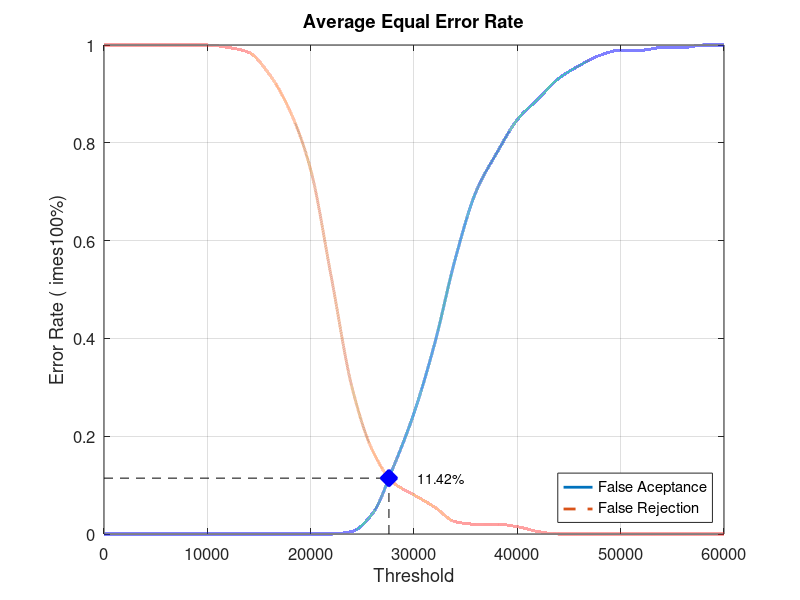
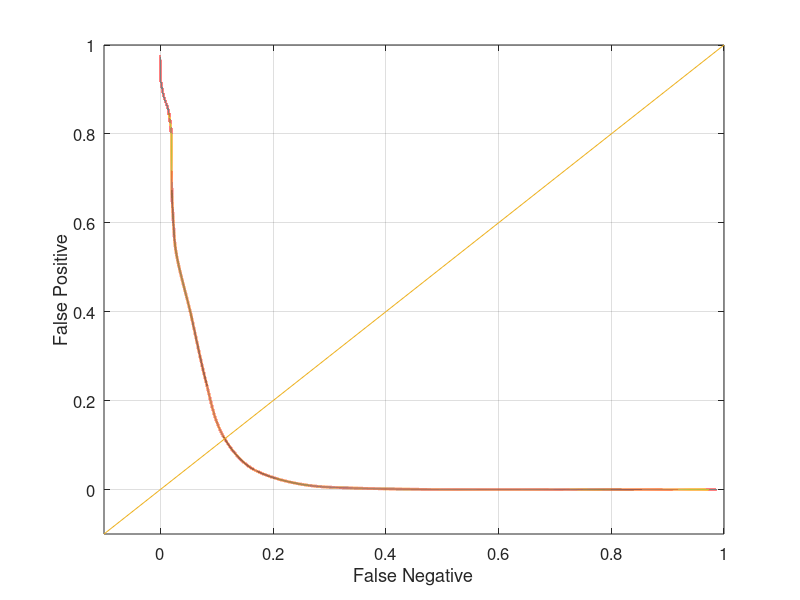

MATLAB code for these plots, in order:
close all;
clear;
clc;
x = 0:2000:60000;
xq = 0:0.5:60000;

y0 = [0 0 0 0 0 0 0 0 0 0 0 0 0.00526316 0.0421053 0.136842 0.247368 0.389474 0.563158 0.7 0.778947 0.847368 0.889474 0.931579 0.957895 0.978947 0.989474 0.989474 0.994737 0.994737 1 1]
yy0 = interp1(x, y0, xq, 'pchip');
y1 = [1 1 1 1 1 1 0.995 0.985 0.94 0.865 0.745 0.525 0.3 0.17 0.105 0.08 0.055 0.025 0.02 0.02 0.015 0.005 0 0 0 0 0 0 0 0 0]
yy1 = interp1(x, y1, xq, 'pchip');

% Calculating EER: 
y2 = abs(y0 - y1);
find(y2 == min(y2))
yy2 = abs(yy0 - yy1);
xEER = find(yy2 == min(yy2));
xEERIndex = xq(xEER) % X-axis EER
yEER = yy0(xEER) % Y-axis EER

main = figure
plot(xq, yy0,'-','LineWidth', 2);	hold on
plot(xq, yy1,'--','LineWidth', 2);	hold on
plot([xEERIndex xEERIndex], [0 yEER], 'k--');	hold on
plot([0 xEERIndex], [yEER yEER], 'k--');	hold on
plot(xEERIndex, yEER, 'bx', 'LineWidth', 10);	hold on
text(xEERIndex + 10 * xEERIndex / 100, yEER, [num2str(round((10000 * yEER)) / 100) '%'])
legend('False Aceptance', 'False Rejection', 'Location', 'SouthEast')
xlabel('Threshold')
ylabel('Error Rate (	imes100%)')
title('Average Equal Error Rate')
set(gca, 'FontSize', 12)
axis([0 60000 0 1])
grid on

print(main, 'Database1_4Main', '-dpng');
FNRxFPR = figure('Color', [1 1 1]);
plot(yy1, yy0, '-', yy1, yy0, 'LineWidth', 2);
hold on
y = -0.1:0.1:1
plot(y, y); 
set(gca, 'FontSize', 12)
xlabel('False Negative')
ylabel('False Positive')
axis([-0.1 1 -0.1 1])
set(gca, 'FontSize', 12)
grid on

print(FNRxFPR, 'Database1_4FNRxFPR','-dpng');
